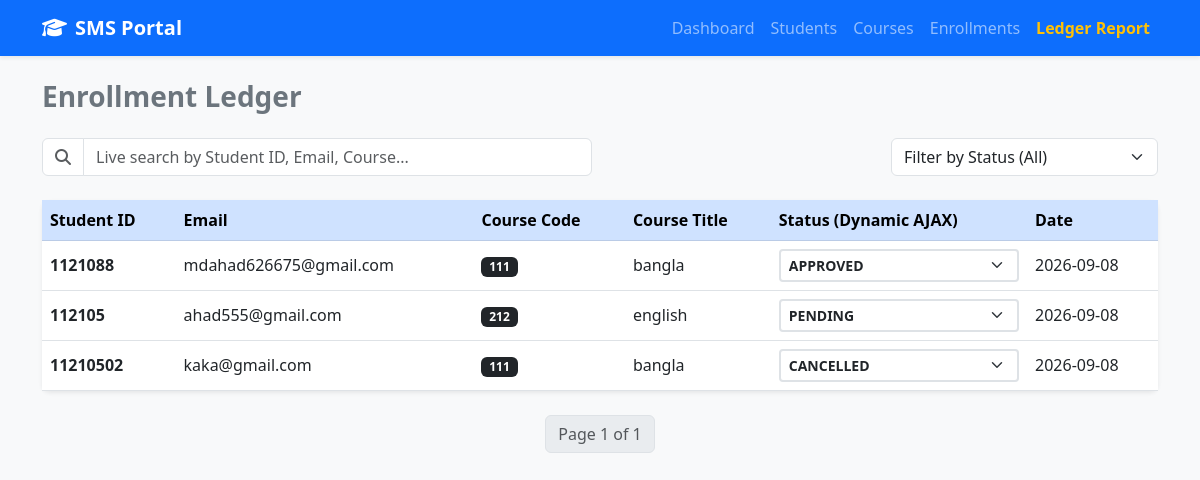
The app's page /enrollments/ledger/ (signed in), older data.
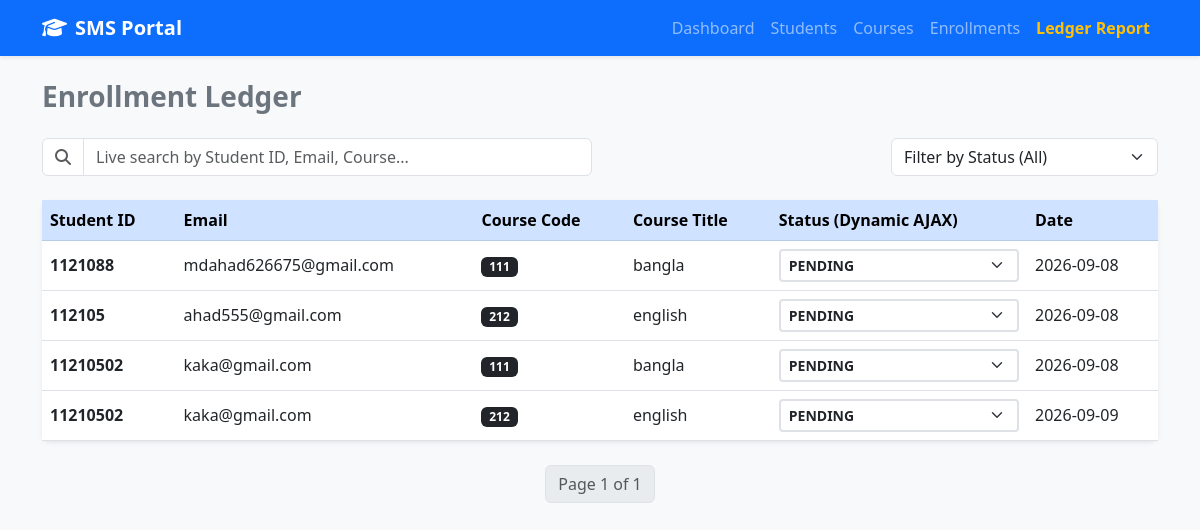
The same page, newer data.
### enrollments/models.py (models this page shows, shortened)
class Enrollment(models.Model):
    STATUS_CHOICES = (
        ('PENDING', 'Pending'),
        ('APPROVED', 'Approved'),
        ('CANCELLED', 'Cancelled'),
    )
    student = models.ForeignKey(Student, on_delete=models.CASCADE, related_name='enrollments')
    course = models.ForeignKey(Course, on_delete=models.CASCADE, related_name='enrollments')
    enrollment_date = models.DateTimeField(auto_now_add=True)
    status = models.CharField(max_length=10, choices=STATUS_CHOICES, default='APPROVED')
    class Meta:
        unique_together = ('student', 'course') # একজন শিক্ষার্থী একই কোর্সে একাধিকবার এনরোলমেন্ট করতে পারবে না

### students/models.py (models this page shows)
class Student(models.Model):
    name = models.CharField(max_length=100)
    student_id = models.CharField(max_length=20, unique=True)
    email = models.EmailField(unique=True)
    phone = models.CharField(max_length=15)
    date_of_birth = models.DateField()
    address = models.TextField()
    profile_picture = models.ImageField(upload_to='students/', blank=True, null=True)
    department = models.ForeignKey(
        Department,
        on_delete=models.CASCADE,
        related_name='students'
    )

### courses/models.py (models this page shows, shortened)
class Course(models.Model):
    title = models.CharField(max_length=200, verbose_name="Course Title")
    code = models.CharField(max_length=20, unique=True, verbose_name="Course Code")
    description = models.TextField(blank=True, null=True)
    credit_hours = models.PositiveIntegerField(default=3)
    course_fee = models.DecimalField(max_digits=10, decimal_places=2, default=0.00)
    is_active = models.BooleanField(default=True)
    created_at = models.DateTimeField(auto_now_add=True)

### enrollments/views.py (the view, shortened to what this page needs)
# urls.py: path('ledger/', views.enrollment_ledger, name='ledger'),
@login_required
def enrollment_ledger(request):
    enrollments = Enrollment.objects.select_related('student', 'course').all()
    search_query = request.GET.get('search', '')
    status_filter = request.GET.get('status', '')
    if status_filter:
        enrollments = enrollments.filter(status=status_filter)
    paginator = Paginator(enrollments, 5)
    page_number = request.GET.get('page')
    page_obj = paginator.get_page(page_number)
    context = {
        'page_obj': page_obj,
        'search_query': search_query,
        'status_filter': status_filter,
    }
    return render(request, 'enrollments/ledger.html', context)

### enrollments/templates/enrollments/ledger.html (shortened to what this page needs)
{% extends 'base.html' %}
{% block content %}
<div class="d-flex justify-content-between align-items-center mb-4">
    <h3 class="fw-bold text-secondary mb-0">Enrollment Ledger</h3>
</div>
<div class="row g-3 mb-4">
    <div class="col-md-6 position-relative">
        <div class="input-group">
            <span class="input-group-text bg-white"><i class="fa-solid fa-magnifying-glass text-muted"></i></span>
            <input type="text" id="searchInput" class="form-control" placeholder="Live search by Student ID, Email, Course..." autocomplete="off">
        </div>
    </div>
    <div class="col-md-3 ms-auto">
        <form method="GET" action="{% url 'enrollments:ledger' %}">
            <select name="status" onchange="this.form.submit()" class="form-select">
                <option value="">Filter by Status (All)</option>
            </select>
        </form>
    </div>
</div>
<div class="card border-0 shadow-sm rounded-3">
    <div class="table-responsive">
        <table class="table table-hover align-middle mb-0">
            <thead class="table-primary">
                <tr>
                    <th>Student ID</th>
                    <th>Email</th>
                    <th>Course Code</th>
                    <th>Course Title</th>
                    <th>Status (Dynamic AJAX)</th>
                    <th>Date</th>
                </tr>
            </thead>
            <tbody>
                {% for item in page_obj %}
                <tr>
                    <td class="fw-bold">{{ item.student.student_id }}</td>
                    <td>{{ item.student.email }}</td>
                    <td><span class="badge bg-dark">{{ item.course.code }}</span></td>
                    <td>{{ item.course.title }}</td>
                    <td>
                        <select onchange="updateStatus('{{ item.id }}', this.value)" class="form-select form-select-sm fw-bold border-2">
                            <option value="PENDING" class="text-warning fw-bold" {% if item.status == 'PENDING' %}selected{% endif %}>PENDING</option>
                            <option value="APPROVED" class="text-success fw-bold" {% if item.status == 'APPROVED' %}selected{% endif %}>APPROVED</option>
                            <option value="CANCELLED" class="text-danger fw-bold" {% if item.status == 'CANCELLED' %}selected{% endif %}>CANCELLED</option>
                        </select>
                    </td>
                    <td>{{ item.enrollment_date|date:"Y-m-d" }}</td>
                </tr>
                {% empty %}
                <tr>
                    <td colspan="6" class="text-center py-4 text-muted">No ledger records found.</td>
                </tr>
                {% endfor %}
            </tbody>
        </table>
    </div>
</div>
<nav class="mt-4">
    <ul class="pagination justify-content-center">
        <li class="page-item disabled"><span class="page-link">Page {{ page_obj.number }} of {{ page_obj.paginator.num_pages }}</span></li>
    </ul>
</nav>
{% endblock %}

Row changes from the older to the newer data that the page shows:
changed Enrollment "mdahad626675@gmail.com": status+id "APPROVED" → "PENDING"
changed Enrollment (number 3 of 4 on the later page): status+id "CANCELLED" → "PENDING"
added Enrollment: student.student_id "11210502", student.email "kaka@gmail.com", course.code "212", course "english", status+id "PENDING", enrollment_date "2026-09-09"
